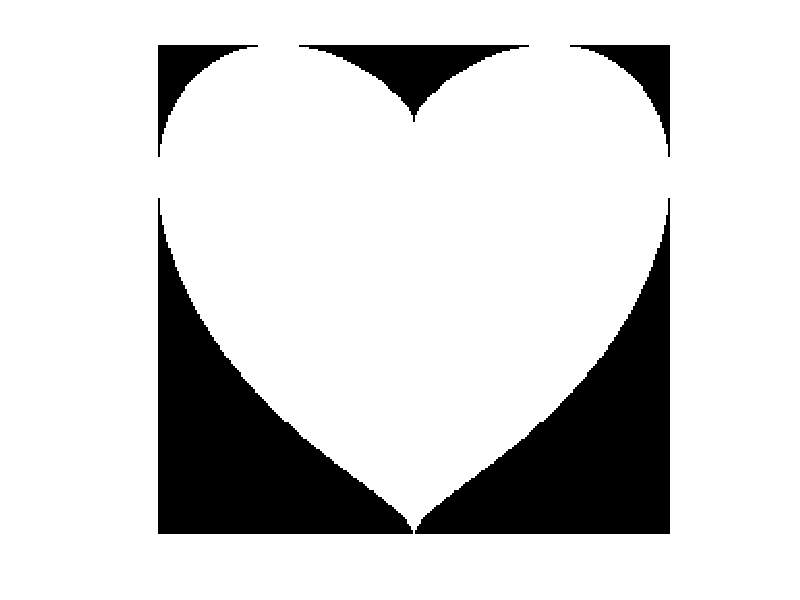

Write MATLAB code to recreate this figure.
close all
clear all


copa = [0   0   0   0   0   0   0   0   0   0   0  0
       0   0   1   1   0   0   0   1   1   0   0   0
       0   1   1   1   1   0   1   1   1   1   0   0
       1   1   1   1   1   1   1   1   1   1   1   0
       1   1   1   1   1   1   1   1   1   1   1   0
       1   1   1   1   1   1   1   1   1   1   1   0
       1   1   1   1   1   1   1   1   1   1   1   0
       0   1   1   1   1   1   1   1   1   1   0   0
       0   1   1   1   1   1   1   1   1   1   0   0
       0   0   1   1   1   1   1   1   1   0   0   0
       0   0   1   1   1   1   1   1   1   0   0   0
       0   0   0   1   1   1   1   1   0   0   0   0
       0   0   0   0   1   1   1   0   0   0   0   0
       0   0   0   0   0   1   0   0   0   0   0   0];

copa = copa(any(copa,2),:);
copa = copa(:,any(copa,1));
copa2 = logical(imresize(copa,2,"nearest"));


copa3 = [0   0   0   0   1   1   1   1   0   0   0   0   0   0   1   1   1   1   0   0   0   0
       0   0   0   0   1   1   1   1   0   0   0   0   0   0   1   1   1   1   0   0   0   0
       0   0   1   1   1   1   1   1   1   1   0   0   1   1   1   1   1   1   1   1   0   0
       0   0   1   1   1   1   1   1   1   1   0   0   1   1   1   1   1   1   1   1   0   0
       0   1   1   1   1   1   1   1   1   1   1   1   1   1   1   1   1   1   1   1   1   1
       1   1   1   1   1   1   1   1   1   1   1   1   1   1   1   1   1   1   1   1   1   1
       1   1   1   1   1   1   1   1   1   1   1   1   1   1   1   1   1   1   1   1   1   1
       1   1   1   1   1   1   1   1   1   1   1   1   1   1   1   1   1   1   1   1   1   1
       1   1   1   1   1   1   1   1   1   1   1   1   1   1   1   1   1   1   1   1   1   1
       1   1   1   1   1   1   1   1   1   1   1   1   1   1   1   1   1   1   1   1   1   1
       1   1   1   1   1   1   1   1   1   1   1   1   1   1   1   1   1   1   1   1   1   1
       0   1   1   1   1   1   1   1   1   1   1   1   1   1   1   1   1   1   1   1   1   1
       0   0   1   1   1   1   1   1   1   1   1   1   1   1   1   1   1   1   1   1   0   0
       0   0   1   1   1   1   1   1   1   1   1   1   1   1   1   1   1   1   1   1   0   0
       0   0   1   1   1   1   1   1   1   1   1   1   1   1   1   1   1   1   1   1   0   0
       0   0   1   1   1   1   1   1   1   1   1   1   1   1   1   1   1   1   1   1   0   0
       0   0   0   0   1   1   1   1   1   1   1   1   1   1   1   1   1   1   0   0   0   0
       0   0   0   0   1   1   1   1   1   1   1   1   1   1   1   1   1   1   0   0   0   0
       0   0   0   0   1   1   1   1   1   1   1   1   1   1   1   1   1   1   0   0   0   0
       0   0   0   0   1   1   1   1   1   1   1   1   1   1   1   1   1   1   0   0   0   0
       0   0   0   0   0   0   1   1   1   1   1   1   1   1   1   1   0   0   0   0   0   0
       0   0   0   0   0   0   1   1   1   1   1   1   1   1   1   1   0   0   0   0   0   0
       0   0   0   0   0   0   0   0   1   1   1   1   1   1   0   0   0   0   0   0   0   0
       0   0   0   0   0   0   0   0   1   1   1   1   1   1   0   0   0   0   0   0   0   0
       0   0   0   0   0   0   0   0   0   0   1   1   0   0   0   0   0   0   0   0   0   0
       0   0   0   0   0   0   0   0   0   0   1   1   0   0   0   0   0   0   0   0   0   0];


% imshow(logical(imresize(copa3,20,"nearest")))


A = false(501,501);
idx = 1;
for x=-250:250
    idy = 1;
    for y = -250:250
        if (x^2 + y^2 - 1e4)^3 < 200*x^2*y^3
            A(idx,idy) = true;
        end
        idy = idy + 1;
    end
    idx = idx +1;
end

B = rot90(A);
copa = B(any(B,2),:);
copa = copa(:,any(copa,1));

imshow(copa)
save copa.mat copa

